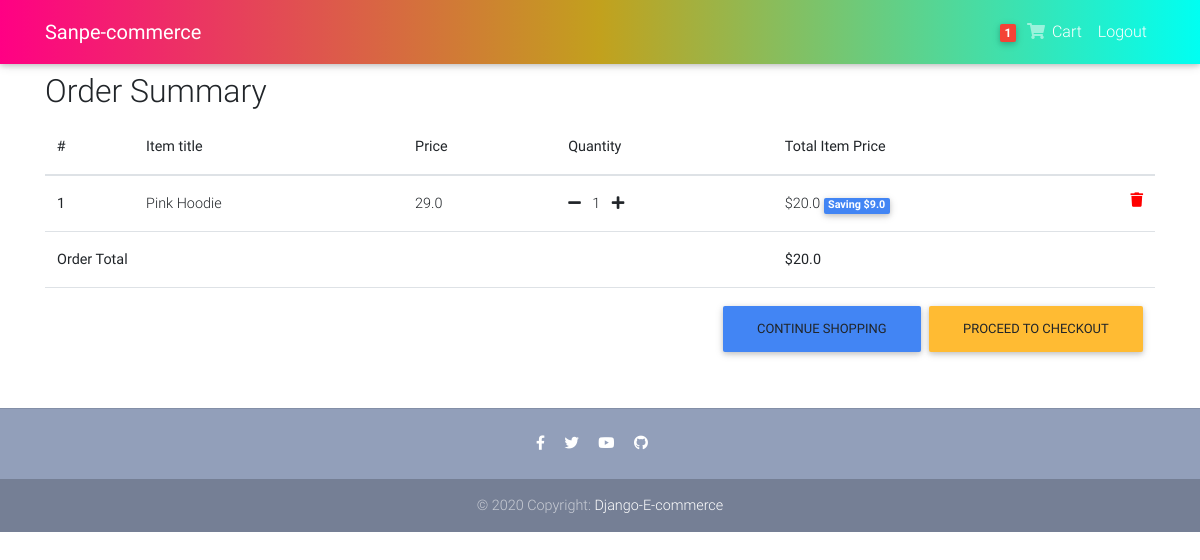
Page /order-summary/ (signed in) on the earlier database version.
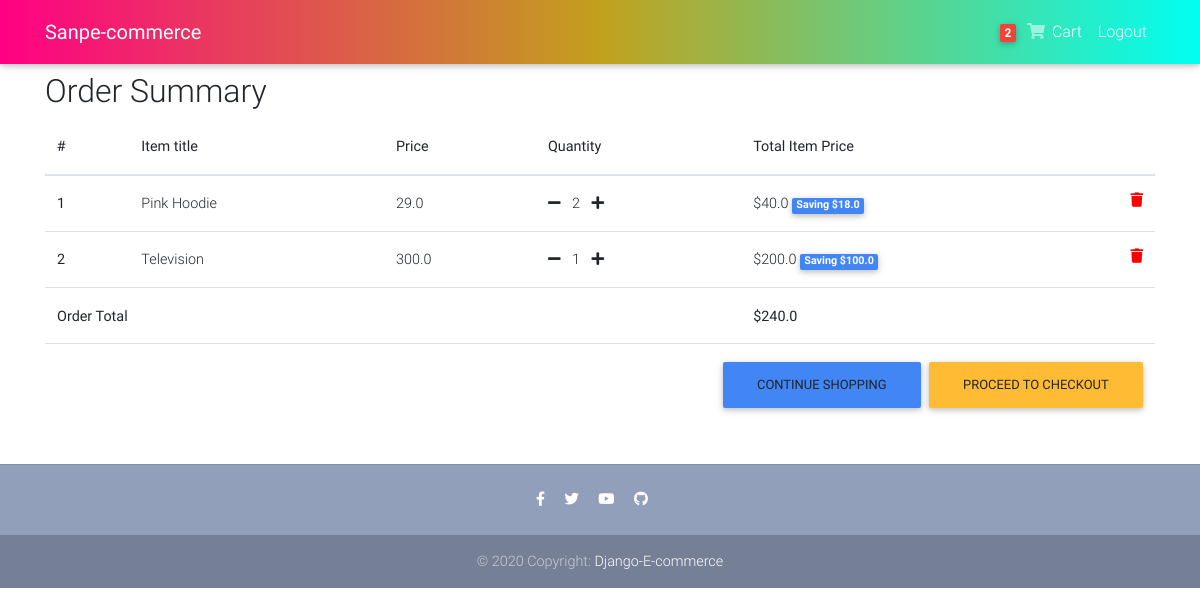
Same page on the later database version.
### core/models.py (models this page shows, shortened)
class Order(models.Model):
    user = models.ForeignKey(settings.AUTH_USER_MODEL,
                             on_delete=models.CASCADE)
    ref_code = models.CharField(max_length=20, blank=True, null=True)
    items = models.ManyToManyField(OrderItem)
    start_date = models.DateTimeField(auto_now_add=True)
    ordered_date = models.DateTimeField()
    ordered = models.BooleanField(default=False)
    shipping_address = models.ForeignKey(
        'Address', related_name='shipping_address', on_delete=models.SET_NULL, blank=True, null=True)
    billing_address = models.ForeignKey(
        'Address', related_name='billing_address', on_delete=models.SET_NULL, blank=True, null=True)
    payment = models.ForeignKey(
        'Payment', on_delete=models.SET_NULL, blank=True, null=True)
    coupon = models.ForeignKey(
        'Coupon', on_delete=models.SET_NULL, blank=True, null=True)
    being_delivered = models.BooleanField(default=False)
    received = models.BooleanField(default=False)
    refund_requested = models.BooleanField(default=False)
    refund_granted = models.BooleanField(default=False)
    '''
    1. Item added to cart
    2. Adding a billing address
    (Failed checkout)
    3. Payment
    (Preprocessing, processing, packaging etc.)
    4. Being delivered
    5. Received
    6. Refunds
    '''
    def get_total(self):
        total = 0
        for order_item in self.items.all():
            total += order_item.get_final_price()
        if self.coupon:
            total -= self.coupon.amount
        return total

class OrderItem(models.Model):
    user = models.ForeignKey(settings.AUTH_USER_MODEL,
                             on_delete=models.CASCADE)
    ordered = models.BooleanField(default=False)
    item = models.ForeignKey(Item, on_delete=models.CASCADE)
    quantity = models.IntegerField(default=1)
    def get_total_item_price(self):
        return self.quantity * self.item.price
    def get_total_discount_item_price(self):
        return self.quantity * self.item.discount_price
    def get_amount_saved(self):
        return self.get_total_item_price() - self.get_total_discount_item_price()
    def get_final_price(self):
        if self.item.discount_price:
            return self.get_total_discount_item_price()
        return self.get_total_item_price()

class Item(models.Model):
    title = models.CharField(max_length=100)
    price = models.FloatField()
    discount_price = models.FloatField(blank=True, null=True)
    category = models.CharField(choices=CATEGORY_CHOICES, max_length=2)
    label = models.CharField(choices=LABEL_CHOICES, max_length=1)
    slug = models.SlugField()
    description = models.TextField()
    image = models.ImageField()

### core/views.py (the view)
# urls.py: path('order-summary/', OrderSummaryView.as_view(), name='order-summary'),
class OrderSummaryView(LoginRequiredMixin, View):
    def get(self, *args, **kwargs):
        try:
            order = Order.objects.get(user=self.request.user, ordered=False)
            context = {
                'object': order
            }
            return render(self.request, 'order_summary.html', context)
        except ObjectDoesNotExist:
            messages.warning(self.request, "You do not have an active order")
            return redirect("/")

### core/templatetags/cart_template_tags.py (called while the page is built)
@register.filter
def cart_item_count(user):
    if user.is_authenticated:
        qs = Order.objects.filter(user=user, ordered=False)
        if qs.exists():
            return qs[0].items.count()
    return 0

### templates/order_summary.html (shortened to what this page needs)
{% extends "base.html" %}
{% block content %}
  <main>
    <div class="container">
    <div class="table-responsive text-nowrap">
    <h2>Order Summary</h2>
    <table class="table">
        <thead>
        <tr>
            <th scope="col">#</th>
            <th scope="col">Item title</th>
            <th scope="col">Price</th>
            <th scope="col">Quantity</th>
            <th scope="col">Total Item Price</th>
        </tr>
        </thead>
        <tbody>
        {% for order_item in object.items.all %}
        <tr>
            <th scope="row">{{ forloop.counter }}</th>
            <td>{{ order_item.item.title }}</td>
            <td>{{ order_item.item.price }}</td>
            <td>
                <a href="{% url 'core:remove-single-item-from-cart' order_item.item.slug %}"><i class="fas fa-minus mr-2"></i></a>
                {{ order_item.quantity }}
                <a href="{% url 'core:add-to-cart' order_item.item.slug %}"><i class="fas fa-plus ml-2"></i></a>
            </td>
            <td>
            {% if order_item.item.discount_price %}
                ${{ order_item.get_total_discount_item_price }}
                <span class="badge badge-primary">Saving ${{ order_item.get_amount_saved }}</span>
            {% else %}
                ${{ order_item.get_total_item_price }}
            {% endif %}
            <a style='color: red;' href="{% url 'core:remove-from-cart' order_item.item.slug %}">
                <i class="fas fa-trash float-right"></i>
            </a>
            </td>
        </tr>
        {% endfor %}
        {% if object.get_total %}
        <tr>
            <td colspan="4"><b>Order Total</b></td>
            <td><b>${{ object.get_total }}</b></td>
        </tr>
        <tr>
            <td colspan="5">
            <a class='btn btn-warning float-right ml-2' href='/checkout/'>Proceed to checkout</a>
            <a class='btn btn-primary float-right' href='/'>Continue shopping</a>
            </td>
        </tr>
        {% endif %}
        </tbody>
    </table>
    </div>
    </div>
  </main>
{% endblock content %}

### templates/base.html (shortened to what this page needs)
{% load static %}
<!DOCTYPE html>
<html lang="en">
<head>
  <link rel="stylesheet" href="https://use.fontawesome.com/releases/v5.8.1/css/all.css">
  <link href="{% static 'css/bootstrap.min.css' %}" rel="stylesheet">
  <link href="{% static 'css/mdb.min.css' %}" rel="stylesheet">
  <link href="{% static 'css/style.css' %}" rel="stylesheet">
</head>
{% include "navbar.html" %}
<body>
  <div class="mt-5 pt-4">
  </div>
  {% block content %}
  {% endblock content %}
  {% include "footer.html" %}
</body>
</html>

### templates/navbar.html (shortened to what this page needs)
{% load cart_template_tags %}
<nav class="navbar fixed-top navbar-expand-lg scrolling-navbar navbar-custom">
  <div class="container">
    <a class="navbar-brand waves-effect" href="/">
      <strong class="white-text">Sanpe-commerce</strong>
    </a>
    <div class="collapse navbar-collapse" id="navbarSupportedContent">
      <ul class="navbar-nav nav-flex-icons">
        {% if request.user.is_authenticated %}
        <li class="nav-item">
          <a href="{% url 'core:order-summary' %}" class="nav-link waves-effect">
            <span class="badge red z-depth-1 mr-1 white-text"> {{ request.user|cart_item_count }} </span>
            <i class="fas fa-shopping-cart"></i>
            <span class="clearfix d-none d-sm-inline-block white-text"> Cart </span>
          </a>
        </li>
        <li class="nav-item">
          <a class="nav-link waves-effect" href="{% url 'account_logout' %}">
            <span class="clearfix d-none d-sm-inline-block white-text"> Logout </span>
          </a>
        </li>
        {% endif %}
      </ul>
    </div>
  </div>
</nav>

### templates/footer.html
<footer class="page-footer text-center font-small mt-4 wow fadeIn">
  <hr class="my-4">
  <div class="pb-4">
    <a href="https://en-gb.facebook.com/business/industries/retail-and-ecommerce" target="_blank">
      <i class="fab fa-facebook-f mr-3"></i>
    </a>
    <a href="https://twitter.com/Ecommerce_es?ref_src=twsrc%5Egoogle%7Ctwcamp%5Eserp%7Ctwgr%5Eauthor" target="_blank">
      <i class="fab fa-twitter mr-3"></i>
    </a>
    <a href="https://www.youtube.com/watch?v=BVMsRltq2yU" target="_blank">
      <i class="fab fa-youtube mr-3"></i>
    </a>
    <a href="https://github.com/Sanperolo" target="_blank">
      <i class="fab fa-github mr-3"></i>
    </a>
  </div>
  <div class="footer-copyright py-3">
    © 2020 Copyright:
    <a href="https://github.com/Sanperolo/Django-E-commerce" target="_blank"> Django-E-commerce </a>
  </div>
</footer>

### templates/scripts.html (shortened to what this page needs)
{% load static %}

### static_in_env/css/style.css (style rules this page uses)
html, body, .view { height: 100%; }
.page-footer { background-color: #929FBA; }
.navbar-custom { background: rgba(255,0,132,1); background: -moz-linear-gradient(left, rgba(255,0,132,1) 0%, rgba(194,161,29,1) 50%, rgba(0,255,242,1) 100%); background: -webkit-gradient(left top, right top, color-stop(0%, rgba(255,0,132,1)), color-stop(50%, rgba(194,161,29,1)), color-stop(100%, rgba(0,255,242,1))); background: -webkit-linear-gradient(left, rgba(255,0,132,1) 0%, rgba(194,161,29,1) 50%, rgba(0,255,242,1) 100%); background: -o-linear-gradient(left, rgba(255,0,132,1) 0%, rgba(194,161,29,1) 50%, rgba(0,255,242,1) 100%); background: -ms-linear-gradient(left, rgba(255,0,132,1) 0%, rgba(194,161,29,1) 50%, rgba(0,255,242,1) 100%); background: linear-gradient(to right, rgba(255,0,132,1) 0%, rgba(194,161,29,1) 50%, rgba(0,255,242,1) 100%); }
.navbar-custom .navbar-brand, .navbar-custom .navbar-text { color: rgba(255,255,255,.8); }
.navbar-custom .navbar-nav .nav-link { color: rgba(255,255,255,.5); }

### templates/base.html (style rules this page uses)
html, body, header, .carousel { height: 60vh; }

Differences in the rows shown:
changed OrderItem "Pink Hoodie": quantity "1" → "2"; get_total_discount_item_price "20.0" → "40.0"; get_amount_saved "9.0" → "18.0"
added OrderItem: item "Television", item.price "300.0", quantity "1", get_total_discount_item_price "200.0", get_amount_saved "100.0"
changed through a linked row, Order: get_total "20.0" → "240.0"
Other differences:
{{ request.user|cart_item_count }}: "1" → "2"
